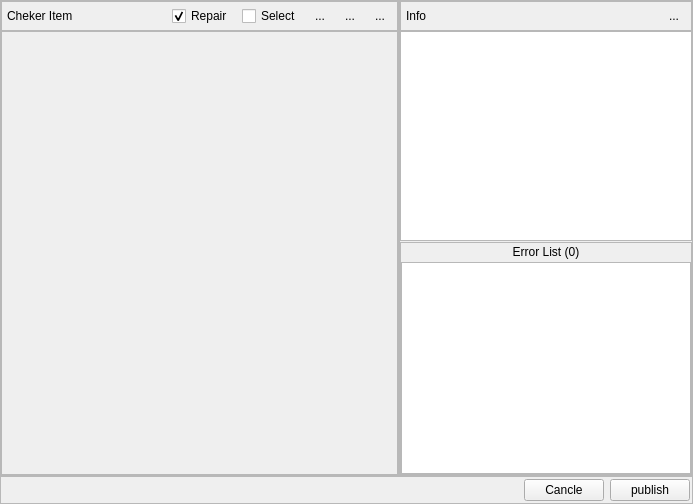
<?xml version="1.0" encoding="UTF-8"?>
<ui version="4.0">
 <class>check_dialog</class>
 <widget class="QWidget" name="check_dialog">
  <property name="geometry">
   <rect>
    <x>0</x>
    <y>0</y>
    <width>693</width>
    <height>504</height>
   </rect>
  </property>
  <property name="windowTitle">
   <string>Form</string>
  </property>
  <property name="styleSheet">
   <string notr="true"/>
  </property>
  <layout class="QVBoxLayout" name="main_layout" stretch="10,0">
   <property name="spacing">
    <number>0</number>
   </property>
   <property name="margin">
    <number>0</number>
   </property>
   <item>
    <layout class="QHBoxLayout" name="horizontalLayout_4" stretch="0,10">
     <property name="spacing">
      <number>0</number>
     </property>
     <item>
      <widget class="QFrame" name="left_area_frame">
       <property name="minimumSize">
        <size>
         <width>300</width>
         <height>0</height>
        </size>
       </property>
       <property name="frameShape">
        <enum>QFrame::StyledPanel</enum>
       </property>
       <property name="frameShadow">
        <enum>QFrame::Raised</enum>
       </property>
       <layout class="QVBoxLayout" name="verticalLayout">
        <property name="spacing">
         <number>0</number>
        </property>
        <property name="margin">
         <number>0</number>
        </property>
        <item>
         <widget class="QFrame" name="left_area_top_frame">
          <property name="minimumSize">
           <size>
            <width>0</width>
            <height>30</height>
           </size>
          </property>
          <property name="maximumSize">
           <size>
            <width>16777215</width>
            <height>30</height>
           </size>
          </property>
          <property name="frameShape">
           <enum>QFrame::StyledPanel</enum>
          </property>
          <property name="frameShadow">
           <enum>QFrame::Raised</enum>
          </property>
          <layout class="QHBoxLayout" name="horizontalLayout">
           <property name="leftMargin">
            <number>5</number>
           </property>
           <property name="topMargin">
            <number>0</number>
           </property>
           <property name="rightMargin">
            <number>5</number>
           </property>
           <property name="bottomMargin">
            <number>0</number>
           </property>
           <item>
            <widget class="QLabel" name="label">
             <property name="styleSheet">
              <string notr="true">font: 87 9pt &quot;Arial Black&quot;;</string>
             </property>
             <property name="text">
              <string>Cheker Item</string>
             </property>
            </widget>
           </item>
           <item>
            <spacer name="horizontalSpacer">
             <property name="orientation">
              <enum>Qt::Horizontal</enum>
             </property>
             <property name="sizeHint" stdset="0">
              <size>
               <width>93</width>
               <height>20</height>
              </size>
             </property>
            </spacer>
           </item>
           <item>
            <widget class="QCheckBox" name="auto_check">
             <property name="text">
              <string>Repair </string>
             </property>
             <property name="checked">
              <bool>true</bool>
             </property>
            </widget>
           </item>
           <item>
            <widget class="QCheckBox" name="check_seleted">
             <property name="text">
              <string>Select</string>
             </property>
            </widget>
           </item>
           <item>
            <widget class="QToolButton" name="refresh_btn">
             <property name="text">
              <string>...</string>
             </property>
             <property name="icon">
              <iconset resource="resources.qrc">
               <normaloff>:/icons/refresh.png</normaloff>:/icons/refresh.png</iconset>
             </property>
             <property name="autoRaise">
              <bool>true</bool>
             </property>
            </widget>
           </item>
           <item>
            <widget class="QToolButton" name="batch_run_btn">
             <property name="text">
              <string>...</string>
             </property>
             <property name="icon">
              <iconset resource="resources.qrc">
               <normaloff>:/icons/play_icon_black.png</normaloff>:/icons/play_icon_black.png</iconset>
             </property>
             <property name="autoRaise">
              <bool>true</bool>
             </property>
            </widget>
           </item>
           <item>
            <widget class="QToolButton" name="continue_btn">
             <property name="text">
              <string>...</string>
             </property>
             <property name="icon">
              <iconset resource="resources.qrc">
               <normaloff>:/icons/gono.png</normaloff>:/icons/gono.png</iconset>
             </property>
             <property name="autoRaise">
              <bool>true</bool>
             </property>
            </widget>
           </item>
          </layout>
         </widget>
        </item>
        <item>
         <widget class="QScrollArea" name="scrollArea">
          <property name="widgetResizable">
           <bool>true</bool>
          </property>
          <widget class="QWidget" name="scrollAreaWidgetContents">
           <property name="geometry">
            <rect>
             <x>0</x>
             <y>0</y>
             <width>412</width>
             <height>439</height>
            </rect>
           </property>
           <layout class="QVBoxLayout" name="verticalLayout_6">
            <property name="spacing">
             <number>0</number>
            </property>
            <property name="margin">
             <number>0</number>
            </property>
            <item>
             <layout class="QVBoxLayout" name="check_item_layout">
              <property name="spacing">
               <number>0</number>
              </property>
             </layout>
            </item>
            <item>
             <spacer name="verticalSpacer">
              <property name="orientation">
               <enum>Qt::Vertical</enum>
              </property>
              <property name="sizeHint" stdset="0">
               <size>
                <width>20</width>
                <height>371</height>
               </size>
              </property>
             </spacer>
            </item>
           </layout>
          </widget>
         </widget>
        </item>
       </layout>
      </widget>
     </item>
     <item>
      <widget class="QFrame" name="right_area_frame">
       <property name="frameShape">
        <enum>QFrame::StyledPanel</enum>
       </property>
       <property name="frameShadow">
        <enum>QFrame::Raised</enum>
       </property>
       <layout class="QVBoxLayout" name="verticalLayout_3">
        <property name="spacing">
         <number>0</number>
        </property>
        <property name="margin">
         <number>0</number>
        </property>
        <item>
         <widget class="QFrame" name="right_area_top_frame">
          <property name="minimumSize">
           <size>
            <width>0</width>
            <height>30</height>
           </size>
          </property>
          <property name="maximumSize">
           <size>
            <width>16777215</width>
            <height>30</height>
           </size>
          </property>
          <property name="frameShape">
           <enum>QFrame::StyledPanel</enum>
          </property>
          <property name="frameShadow">
           <enum>QFrame::Raised</enum>
          </property>
          <layout class="QHBoxLayout" name="horizontalLayout_2">
           <property name="leftMargin">
            <number>5</number>
           </property>
           <property name="topMargin">
            <number>0</number>
           </property>
           <property name="rightMargin">
            <number>5</number>
           </property>
           <property name="bottomMargin">
            <number>0</number>
           </property>
           <item>
            <widget class="QLabel" name="label_3">
             <property name="styleSheet">
              <string notr="true">font: 87 9pt &quot;Arial Black&quot;;</string>
             </property>
             <property name="text">
              <string>Info</string>
             </property>
            </widget>
           </item>
           <item>
            <spacer name="horizontalSpacer_2">
             <property name="orientation">
              <enum>Qt::Horizontal</enum>
             </property>
             <property name="sizeHint" stdset="0">
              <size>
               <width>40</width>
               <height>20</height>
              </size>
             </property>
            </spacer>
           </item>
           <item>
            <widget class="QToolButton" name="clear_info_btn">
             <property name="text">
              <string>...</string>
             </property>
             <property name="icon">
              <iconset resource="resources.qrc">
               <normaloff>:/icons/refresh.png</normaloff>:/icons/refresh.png</iconset>
             </property>
             <property name="autoRaise">
              <bool>true</bool>
             </property>
            </widget>
           </item>
          </layout>
         </widget>
        </item>
        <item>
         <widget class="QSplitter" name="splitter">
          <property name="orientation">
           <enum>Qt::Vertical</enum>
          </property>
          <property name="handleWidth">
           <number>1</number>
          </property>
          <property name="childrenCollapsible">
           <bool>false</bool>
          </property>
          <widget class="QPlainTextEdit" name="output_screen">
           <property name="lineWrapMode">
            <enum>QPlainTextEdit::NoWrap</enum>
           </property>
           <property name="readOnly">
            <bool>true</bool>
           </property>
          </widget>
          <widget class="QFrame" name="frame">
           <property name="frameShape">
            <enum>QFrame::StyledPanel</enum>
           </property>
           <property name="frameShadow">
            <enum>QFrame::Raised</enum>
           </property>
           <layout class="QVBoxLayout" name="verticalLayout_2">
            <property name="spacing">
             <number>3</number>
            </property>
            <property name="leftMargin">
             <number>0</number>
            </property>
            <property name="topMargin">
             <number>2</number>
            </property>
            <property name="rightMargin">
             <number>0</number>
            </property>
            <property name="bottomMargin">
             <number>0</number>
            </property>
            <item>
             <widget class="QLabel" name="counter_label">
              <property name="text">
               <string>Error List (0)</string>
              </property>
              <property name="alignment">
               <set>Qt::AlignCenter</set>
              </property>
             </widget>
            </item>
            <item>
             <widget class="QListWidget" name="error_node_list"/>
            </item>
           </layout>
          </widget>
         </widget>
        </item>
       </layout>
      </widget>
     </item>
    </layout>
   </item>
   <item>
    <widget class="QFrame" name="bottom_frame">
     <property name="frameShape">
      <enum>QFrame::StyledPanel</enum>
     </property>
     <property name="frameShadow">
      <enum>QFrame::Raised</enum>
     </property>
     <layout class="QHBoxLayout" name="horizontalLayout_3">
      <property name="margin">
       <number>2</number>
      </property>
      <item>
       <spacer name="horizontalSpacer_3">
        <property name="orientation">
         <enum>Qt::Horizontal</enum>
        </property>
        <property name="sizeHint" stdset="0">
         <size>
          <width>40</width>
          <height>20</height>
         </size>
        </property>
       </spacer>
      </item>
      <item>
       <widget class="QPushButton" name="cancle_btn">
        <property name="minimumSize">
         <size>
          <width>75</width>
          <height>0</height>
         </size>
        </property>
        <property name="text">
         <string>Cancle</string>
        </property>
       </widget>
      </item>
      <item>
       <widget class="QPushButton" name="next_btn">
        <property name="minimumSize">
         <size>
          <width>75</width>
          <height>0</height>
         </size>
        </property>
        <property name="text">
         <string>publish</string>
        </property>
       </widget>
      </item>
     </layout>
    </widget>
   </item>
  </layout>
 </widget>
 <resources>
  <include location="resources.qrc"/>
 </resources>
 <connections>
  <connection>
   <sender>clear_info_btn</sender>
   <signal>clicked()</signal>
   <receiver>output_screen</receiver>
   <slot>clear()</slot>
   <hints>
    <hint type="sourcelabel">
     <x>788</x>
     <y>16</y>
    </hint>
    <hint type="destinationlabel">
     <x>630</x>
     <y>127</y>
    </hint>
   </hints>
  </connection>
 </connections>
</ui>
